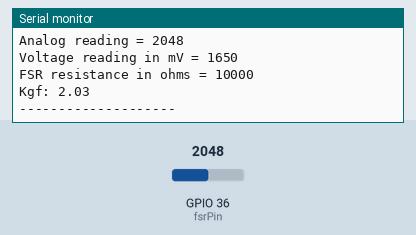
Recording of a sketch running on a simulated ESP32. On the bench: the last lines printed to the serial monitor. The test bench sets the inputs (shaded band); at power-on: GPIO 36 (fsrPin) = 2048.

Above: at 1.8 s.
1.9 s: GPIO 36 (fsrPin) set to 2866
At 3.0 s:
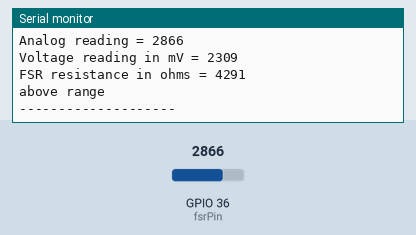
4.6 s: GPIO 36 (fsrPin) set to 491
At 6.1 s:
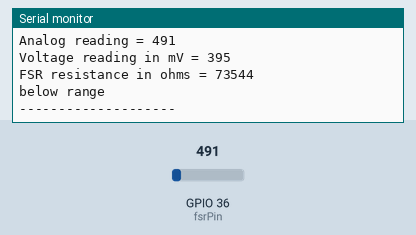
7.8 s: GPIO 36 (fsrPin) set to 0
At 9.3 s:
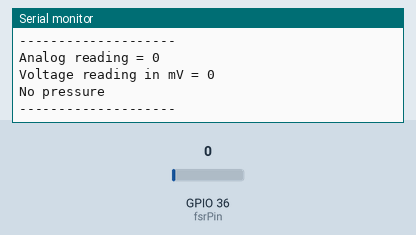
Timing chart, 0 to 10.8 s (numbered marks = the images above; inputs shaded):
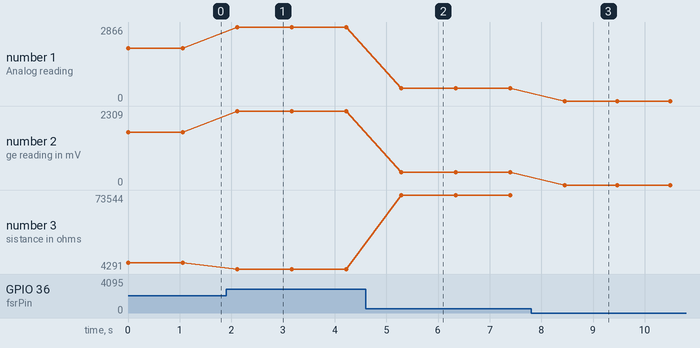

The sketch:

newton.ino
```cpp
#include <math.h>
int fsrPin = 36;     // the FSR and 10K pulldown are connected to a0
int fsrReading;     // the analog reading from the FSR resistor divider
int fsrVoltage;     // the analog reading converted to voltage
unsigned long fsrGrams;
unsigned long fsrResistance;  // The voltage converted to resistance
unsigned long fsrConductance;
long fsrForce;       // Finally, the resistance converted to force

void setup(void) {
  Serial.begin(9600);   // We'll send debugging information via the Serial monitor
}

void loop(void) {
  fsrReading = analogRead(fsrPin);
  Serial.print("Analog reading = ");
  Serial.println(fsrReading);
  //Serial.println(fsrReading);

  // analog voltage reading ranges from about 0 to 1023 which maps to 0V to 5V (= 5000mV)
  fsrVoltage = map(fsrReading, 0, 4095, 0, 3300);
  Serial.print("Voltage reading in mV = ");
  Serial.println(fsrVoltage);

  if (fsrVoltage == 0) {
    Serial.println("No pressure");
  } else{
    // The voltage = Vcc * R / (R + FSR) where R = 10K and Vcc = 5V
    // so FSR = ((Vcc - V) * R) / V        yay math!
    fsrResistance = 3300 - fsrVoltage;     // fsrVoltage is in millivolts so 5V = 5000mV
    fsrResistance *= 10000;                // 10K resistor
    fsrResistance /= fsrVoltage;
    Serial.print("FSR resistance in ohms = ");
    Serial.println(fsrResistance);
    if (fsrResistance>25000){
      Serial.println("below range");
    }
    else if(fsrResistance<7000){
      Serial.println("above range");
    }
    else{
    fsrGrams = - 0.0000000011* pow(fsrResistance,3) + 0.0000626641*pow(fsrResistance,2) - 1.2590600846*fsrResistance +9458.414;
    Serial.print("Kgf: ");
    Serial.println(fsrGrams/1000.0);  }
   // Serial.println(pow(3,2));

  }
  Serial.println("--------------------");
  delay(1000);
}
```

Measured:
- after the input at 1.9 s, the serial monitor: prints a new line after 0.21 s (image 1)
- after the input at 4.6 s, the serial monitor: prints a new line after 0.68 s (image 2)
- after the input at 7.8 s, the serial monitor: prints a new line after 0.65 s (image 3)
- plotted number 1: 2048 → 2866 after the input at 1.9 s, 2866 → 491 after the input at 4.6 s, 491 → 0 after the input at 7.8 s
- plotted number 2: 1650 → 2309 after the input at 1.9 s, 2309 → 395 after the input at 4.6 s, 395 → 0 after the input at 7.8 s
- plotted number 3: 10000 → 4291 after the input at 1.9 s, 4291 → 73544 after the input at 4.6 s
